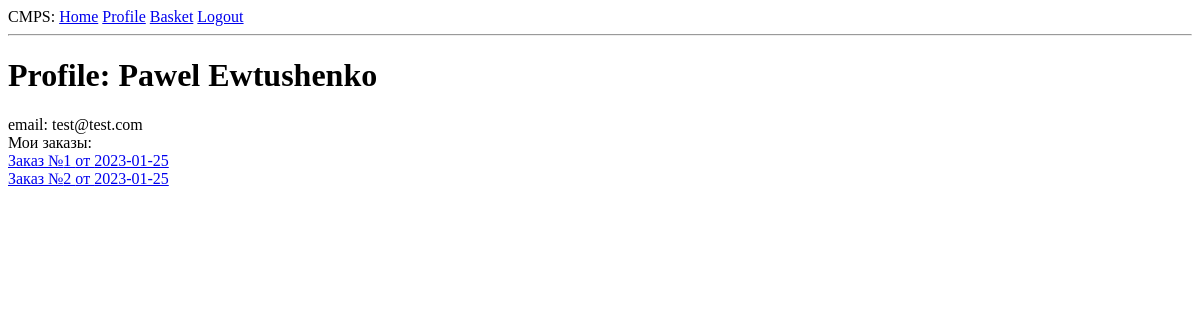
The app's page /profile/1?username=Pawel (signed in), older data.
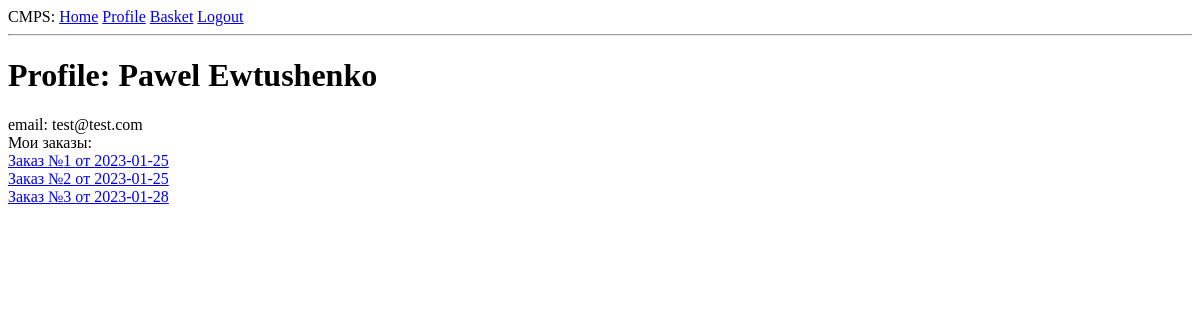
The same page, newer data.
### app/models.py (models this page shows)
class Order(Base):
    __tablename__ = 'order'
    id = Column (Integer, primary_key=True)
    address = Column(String)
    status = Column(Integer)
    date_order = Column(DATE)
    user_id = Column(Integer, ForeignKey('user.id'))
    user = relationship('User', back_populates='parent')
    parent = relationship('Basket', back_populates='order')

### app/routes.py (the view)
@app.route('/profile/<id>')
@login_required
def profile(id):
    with scoped_session() as session:
        user = session.query(User).filter_by(id=id).first()
        orders = session.query(Order).filter_by(user_id=current_user.id).filter_by(status=1).all()
    return render_template('profile.html', title='profile', user=user, orders=orders)

### app/__init__.py (called while the page is built)
@contextmanager
def scoped_session():
    session = Session(bind=engine, expire_on_commit=False)
    try:
        yield session
        session.commit()
    except:
        session.rollback()
        raise
    finally:
        session.close()

### app/models.py (called while the page is built)
@login.user_loader
def load_user(id):
    with scoped_session() as session:
        user = session.query(User).get(int(id))
    return session.query(User).get(int(id))

### app/templates/profile.html
{% extends "base.html" %}
{% block content %}
<h1>Profile: {{ user.name }} {{user.last_name}}</h1>
email: {{ user.email }}
<br>
Мои заказы:<br>
{% for order in orders %}
    <a href="{{ url_for('order', order_id=order.id) }}">Заказ №{{ order.id }}
        от {{ order.date_order }}</a><br>
{% endfor %}
{% endblock %}

Row changes from the older to the newer data that the page shows:
added Order: id "3", date_order "2023-01-28"
